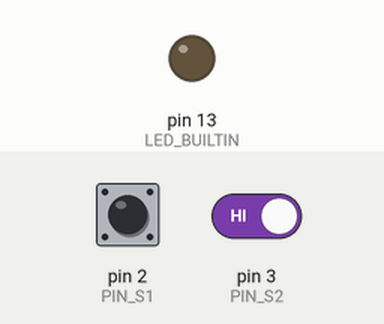
The sketch below on a simulated Arduino Uno, built with avr-gcc and run on an emulated ATmega328P. On the bench: output pins drawn as LEDs (lit = HIGH). The test bench sets the inputs (shaded band); at power-on: pin 2 (PIN_S1) HIGH, pin 3 (PIN_S2) HIGH. What the sketch prints to the serial monitor is not drawn.

Above: at 1.2 s.
1.3 s: pin 2 (PIN_S1) pulled LOW for 0.15 s
At 1.37 s:
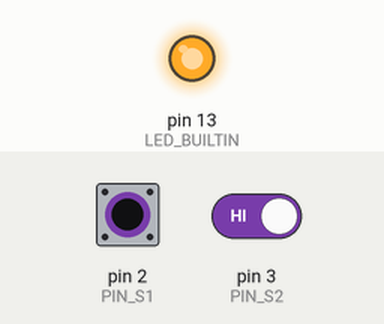
4.5 s: pin 2 (PIN_S1) pulled LOW for 1 s
At 6.1 s:
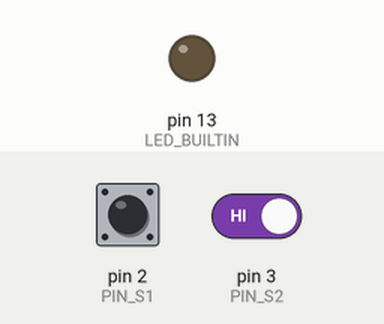
7.0 s: pin 2 (PIN_S1) pulled LOW for 3.2 s
At 7.4 s:
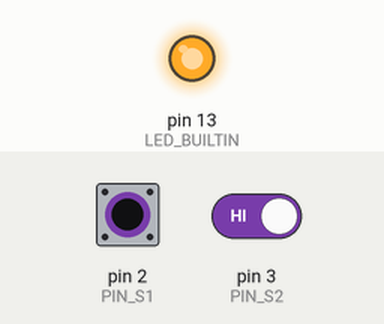
11.7 s: pin 2 (PIN_S1) driven LOW and pin 3 (PIN_S2) driven LOW
At 12.1 s:
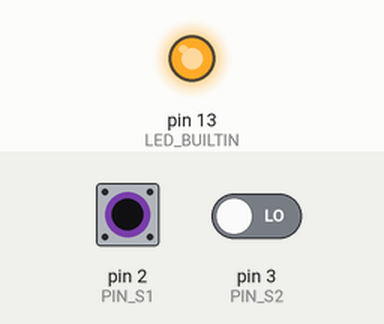
13.2 s: pin 2 (PIN_S1) driven HIGH
At 14.3 s:
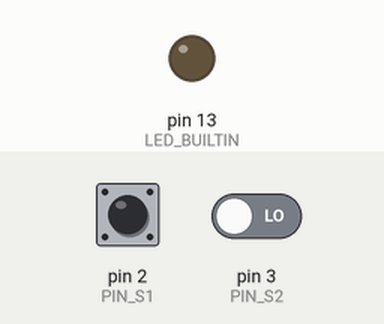
Timing chart, 0 to 15.7 s (numbered marks = the images above; inputs shaded):
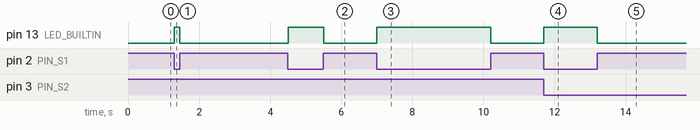

Measured:
- after the input at 1.3 s, pin 13 (LED_BUILTIN): LOW → HIGH at once, → LOW 0.15 s later
- after the input at 4.5 s, pin 13 (LED_BUILTIN): LOW → HIGH at once, → LOW 1.0 s later
- after the input at 7.0 s, pin 13 (LED_BUILTIN): LOW → HIGH at once, → LOW 3.2 s later
- after the input at 11.7 s, pin 13 (LED_BUILTIN): LOW → HIGH at once
- after the input at 13.2 s, pin 13 (LED_BUILTIN): HIGH → LOW at once

The sketch:

sensor_test.ino
```cpp
/*
 * IR sensor test for the two E18-D80NK sensors.
 *   S1 black -> D2, S2 black -> D3, brown -> 5V, blue -> GND
 *   Open the serial monitor at 115200.
 *
 * Prints a line whenever a value changes, plus the current state every second,
 * e.g. S1=H S2=L. Wave a hand in front of a sensor: if it flips between H and L the
 * sensor works. If it doesn't change, check that sensor's wiring, power or sensitivity.
 */
const int PIN_S1 = 2;
const int PIN_S2 = 3;

int last1, last2;
unsigned long lastPrint = 0;

void printState(const char *why) {
  Serial.print(why);
  Serial.print(F("  S1="));
  Serial.print(digitalRead(PIN_S1) ? 'H' : 'L');
  Serial.print(F("  S2="));
  Serial.println(digitalRead(PIN_S2) ? 'H' : 'L');
}

void setup() {
  Serial.begin(115200);
  pinMode(PIN_S1, INPUT_PULLUP);
  pinMode(PIN_S2, INPUT_PULLUP);
  pinMode(LED_BUILTIN, OUTPUT);
  last1 = digitalRead(PIN_S1);
  last2 = digitalRead(PIN_S2);
  Serial.println(F("센서 테스트 시작"));
  printState("[처음]");
}

void loop() {
  int v1 = digitalRead(PIN_S1);
  int v2 = digitalRead(PIN_S2);

  if (v1 != last1) {
    last1 = v1;
    printState("[S1 바뀜]");
  }
  if (v2 != last2) {
    last2 = v2;
    printState("[S2 바뀜]");
  }

  // onboard LED is on while S1 reads LOW, so you can check it without the serial monitor
  digitalWrite(LED_BUILTIN, v1 == LOW ? HIGH : LOW);

  if (millis() - lastPrint >= 1000) {
    lastPrint = millis();
    printState("[현재]");
  }
  delay(5);
}
```
